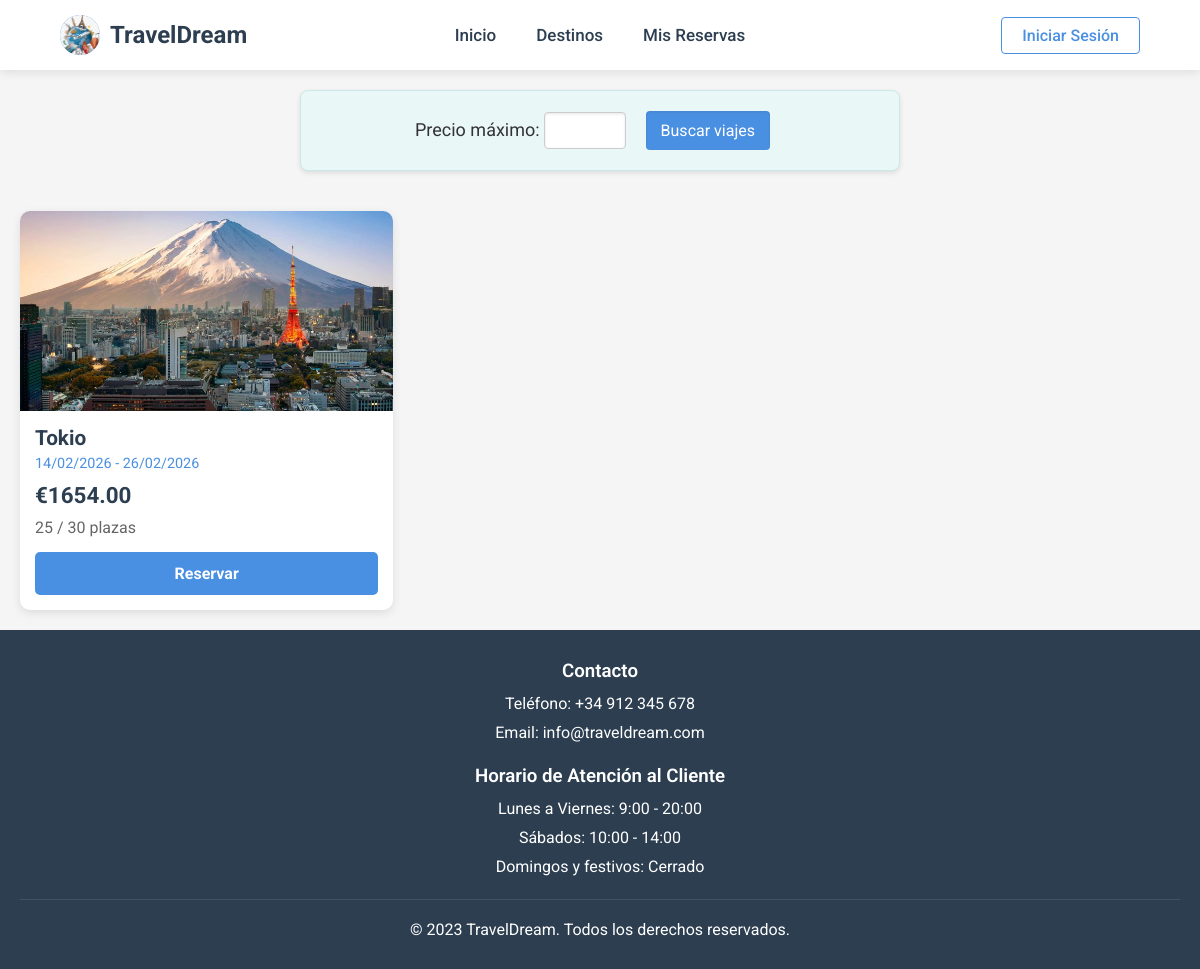
Page /viajes/Tokio on the earlier database version.
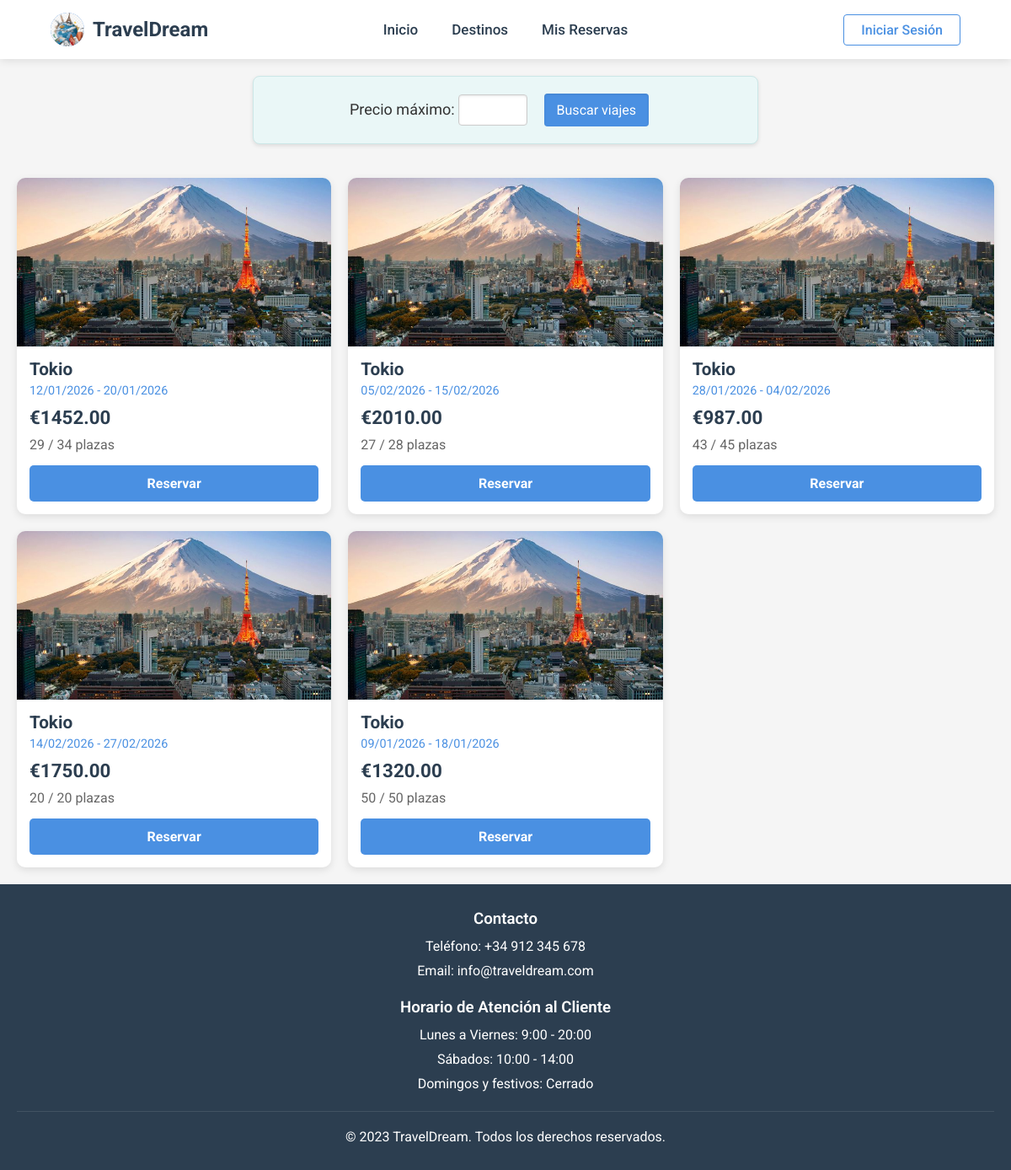
Same page on the later database version.
### appAgenciaDjango/models.py (models this page shows, shortened)
class Viaje(models.Model):
    viajeID = models.AutoField(primary_key=True)
    destino = models.ForeignKey(Destino, on_delete=models.CASCADE)
    precio = models.DecimalField(max_digits=10, decimal_places=2)
    fecha_salida = models.DateField()
    fecha_regreso = models.DateField()
    plazas_totales = models.IntegerField()
    def calcular_plazas_disponibles(self):
        reservas_count = Reserva.objects.filter(viajeID=self.viajeID).count()
        return self.plazas_totales - reservas_count

class Destino(models.Model):
    destinoID = models.AutoField(primary_key=True)
    nombre = models.CharField(max_length=100)
    descripcion = models.TextField()
    pais = models.CharField(max_length=100)
    moneda = models.CharField(max_length=50)

### appAgenciaDjango/views.py (the view)
# urls.py: path('viajes/', views.viajes_general, name='viajes_general'),
def viajes(request , destino_nombre: str):
    destino = Destino.objects.get(nombre=destino_nombre)
    lista_viajes = Viaje.objects.filter(destino=destino.destinoID)
    return render(request, 'viajes.html', {'viajes': lista_viajes})

### appAgenciaDjango/templates/viajes.html (shortened to what this page needs)
{% extends "base.html" %}
{% load static %}
{% block extra_css %}
<link rel="stylesheet" href="{% static 'css/viajes.css' %}">
{% endblock %}
{% block contenido %}
<div class="viajes-range">
    <form action="" id="range-form" name="range-form">
        Precio máximo: <input type="number" id="precio_maximo" name="precio_maximo" required min=0 max=9999>
        <input type=submit value="Buscar viajes">
    </form>
</div>
    {% if viajes %}
        <div class="viajes-grid">
            {% for viaje in viajes %}
                <div class="viaje-card" data-precio="{{viaje.precio}}">
                    <div class="viaje-image">
                        <img src="{% static 'images/' %}{{ viaje.destino.nombre|lower }}.jpg" alt="{{ viaje.destino.nombre }}">
                    </div>
                    <div class="viaje-info">
                        <div class="viaje-destino">{{ viaje.destino.nombre }}</div>
                        <div class="viaje-fechas">
                            {{ viaje.fecha_salida|date:"d/m/Y" }} - {{ viaje.fecha_regreso|date:"d/m/Y" }}
                        </div>
                        <div class="viaje-precio">€{{ viaje.precio }}</div>
                        <div class="viaje-plazas">
                            {{ viaje.calcular_plazas_disponibles }} / {{ viaje.plazas_totales }} plazas
                        </div>
                        <a href="{% url 'ver_reserva' viaje.viajeID%}"
                        class="viaje-button {% if viaje.calcular_plazas_disponibles == 0 %}agotado{% endif %}">
                            {% if viaje.calcular_plazas_disponibles > 0 %}
                                Reservar
                            {% else %}
                                Agotado
                            {% endif %}
                        </a>
                    </div>
                </div>
            {% endfor %}
        </div>
    {% endif %}
{%  endblock  %}

Differences in the rows shown:
changed Viaje (number 1 of 5 on the later page): fecha_salida "14/02/2026" → "12/01/2026"; fecha_regreso "26/02/2026" → "20/01/2026"; precio "1654.00" → "1452.00"; calcular_plazas_disponibles "25" → "29"; plazas_totales "30" → "34"
now on this page (row edited): Viaje: destino.nombre "Tokio", fecha_salida "05/02/2026", fecha_regreso "15/02/2026", precio "2010.00", calcular_plazas_disponibles "27", plazas_totales "28", shows "Reservar"
now on this page (row edited): Viaje: destino.nombre "Tokio", fecha_salida "28/01/2026", fecha_regreso "04/02/2026", precio "987.00", calcular_plazas_disponibles "43", plazas_totales "45", shows "Reservar"
now on this page (row edited): Viaje: destino.nombre "Tokio", fecha_salida "14/02/2026", fecha_regreso "27/02/2026", precio "1750.00", calcular_plazas_disponibles "20", plazas_totales "20", shows "Reservar"
added Viaje: destino.nombre "Tokio", fecha_salida "09/01/2026", fecha_regreso "18/01/2026", precio "1320.00", calcular_plazas_disponibles "50", plazas_totales "50", shows "Reservar"
